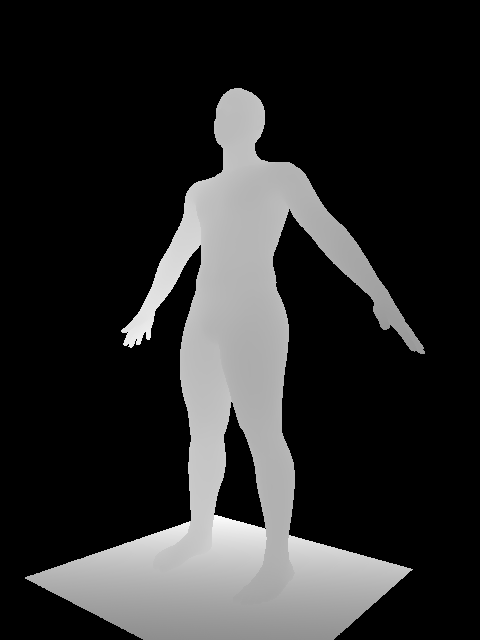
%> input picture 实验3_GICP/data/4.png, 480 x 640 px
$ octave demo_fit_ground_plane.m   (GNU Octave 9; MATLAB toolbox functions it lacks are replaced by stand-ins)
%> lines starting %> are read from the running program, lines starting %| are printed output that depends on the picture
close all
Kc = load("data\Kc.txt");
dp = imread('data\4.png');
%> dp is the input picture: size 640x480 uint16; min 0, max 2569, mean 439.5

%dp = imread('frame-000000.depth.png');
%Kc=[520,0,320;0,520,240;0,0,1];

[H,W,~]=size(dp);
%> H = 640; W = 480
dp = single(dp);
%> dp: size 640x480 single
%
[x2d,y2d]=meshgrid(1:W,1:H);

X=(x2d-Kc(1,3)).*dp/Kc(1,1);
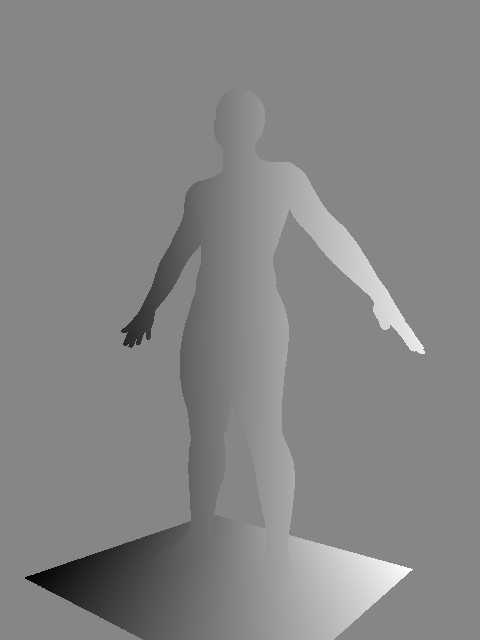
%> X: size 640x480 single; min -739.9, max 660.7, mean -2.9; drawn with min black and max white
Y=(y2d-Kc(2,3)).*dp/Kc(2,2);
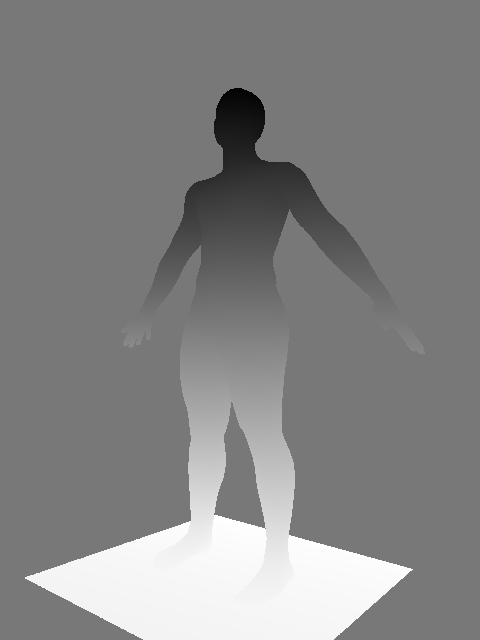
%> Y: size 640x480 single; min -872.9, max 968.3, mean 85; drawn with min black and max white

% given a predict plane
ABCD = [0,-1,0,800];
pt = [X(:),Y(:),dp(:)];
dis=ABCD(1)*pt(:,1)+ABCD(2)*pt(:,2)+ABCD(3)*pt(:,3)+ABCD(4);
% select subset of point cloud
id=abs(dis)<400&dp(:)>0;
%> id = 307200 logical values, 37354 true
pt=pt(id,:);

% [7 lines of commented-out code are left out]
wei = ones(size(pt,1),1);
for round=1:10
    ABCD = fit_plane(pt,wei);
    dis = ABCD(1)*pt(:,1)+ABCD(2)*pt(:,2)+ABCD(3)*pt(:,3)+ABCD(4);
    wei = 1./(dis.^2+600); wei = 1*wei/sum(wei);
end
%> this loop made 10 passes
%> ABCD on passes 1 to 10: [0.00553; -0.752; -0.659; 1854], [0.00262; -0.773; -0.634; 1823.1], [-0.000321; -0.795; -0.607; 1788], [-0.00341; -0.815; -0.579; 1752.9], [-0.00616; -0.837; -0.548; 1711.6], [-0.0085; -0.858; -0.513; 1665.9], [-0.01; -0.881; -0.473; 1612.2], [-0.0105; -0.905; -0.426; 1548.4], [-0.00938; -0.929; -0.371; 1472.8], [-0.00612; -0.952; -0.305; 1379.3]

id=abs(ABCD(1)*pt(:,1)+ABCD(2)*pt(:,2)+ABCD(3)*pt(:,3)+ABCD(4))<10;
%> id = 37354 logical values, 2582 true
figure,hold on
plot3(pt(:,1),pt(:,2),pt(:,3),'.'),axis equal
plot3(pt(id,1),pt(id,2),pt(id,3),'g.')
view(0,-70)
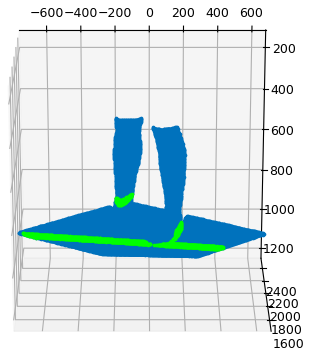
%> figure redrawn from the program's plot data

function ABCD = fit_plane(pt,wei)
pnum=size(pt,1);
A=[pt,ones(pnum,1)];
W=repmat(wei,1,4);
[u,~,~]=svd(A'*(W.*A));
%last column of u
ABCD = u(:,4);
ABCD = ABCD/norm(ABCD(1:3));
end
